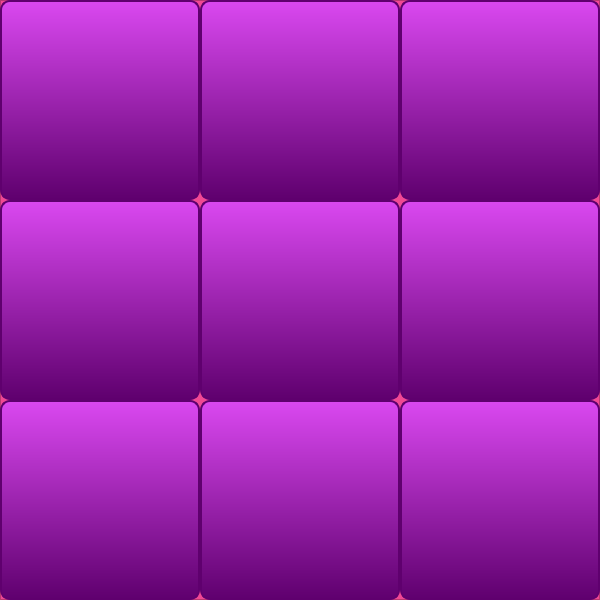
<?xml version="1.0" encoding="UTF-8"?>
<ui version="4.0">
 <class>MainWindow</class>
 <widget class="QMainWindow" name="MainWindow">
  <property name="geometry">
   <rect>
    <x>0</x>
    <y>0</y>
    <width>600</width>
    <height>600</height>
   </rect>
  </property>
  <property name="windowTitle">
   <string>MainWindow</string>
  </property>
  <property name="styleSheet">
   <string notr="true"/>
  </property>
  <widget class="QWidget" name="centralwidget">
   <property name="styleSheet">
    <string notr="true"/>
   </property>
   <widget class="QPushButton" name="X1">
    <property name="geometry">
     <rect>
      <x>0</x>
      <y>0</y>
      <width>200</width>
      <height>200</height>
     </rect>
    </property>
    <property name="cursor">
     <cursorShape>PointingHandCursor</cursorShape>
    </property>
    <property name="mouseTracking">
     <bool>false</bool>
    </property>
    <property name="styleSheet">
     <string notr="true">QPushButton {
    background-color: qlineargradient(x1:0, y1:0, x2:0, y2:1, stop:0 #DA48F0, stop:1 #5F006E);
    border-style: solid;
    border-width: 2px;
    border-color: #5F006E;
    border-radius: 10px;
    color: #F0ACEB;
    font-size: 18px;
    padding: 10px;
}
QPushButton:hover {
    background-color: qlineargradient(x1:0, y1:0, x2:0, y2:1, stop:0 #D34BED, stop:1 #67004D);
    border-color: #67004D;
}
QPushButton:pressed {
    background-color: #5F006E;
    border-color: #5F006E;
}</string>
    </property>
    <property name="text">
     <string/>
    </property>
   </widget>
   <widget class="QPushButton" name="X2">
    <property name="geometry">
     <rect>
      <x>200</x>
      <y>0</y>
      <width>200</width>
      <height>200</height>
     </rect>
    </property>
    <property name="font">
     <font>
      <pointsize>-1</pointsize>
     </font>
    </property>
    <property name="cursor">
     <cursorShape>PointingHandCursor</cursorShape>
    </property>
    <property name="styleSheet">
     <string notr="true">QPushButton {
    background-color: qlineargradient(x1:0, y1:0, x2:0, y2:1, stop:0 #DA48F0, stop:1 #5F006E);
    border-style: solid;
    border-width: 2px;
    border-color: #5F006E;
    border-radius: 10px;
    color: #F0ACEB;
    font-size: 18px;
    padding: 10px;
}
QPushButton:hover {
    background-color: qlineargradient(x1:0, y1:0, x2:0, y2:1, stop:0 #D34BED, stop:1 #67004D);
    border-color: #67004D;
}
QPushButton:pressed {
    background-color: #5F006E;
    border-color: #5F006E;
}</string>
    </property>
    <property name="text">
     <string/>
    </property>
   </widget>
   <widget class="QPushButton" name="X3">
    <property name="geometry">
     <rect>
      <x>400</x>
      <y>0</y>
      <width>200</width>
      <height>200</height>
     </rect>
    </property>
    <property name="cursor">
     <cursorShape>PointingHandCursor</cursorShape>
    </property>
    <property name="styleSheet">
     <string notr="true">QPushButton {
    background-color: qlineargradient(x1:0, y1:0, x2:0, y2:1, stop:0 #DA48F0, stop:1 #5F006E);
    border-style: solid;
    border-width: 2px;
    border-color: #5F006E;
    border-radius: 10px;
    color: #F0ACEB;
    font-size: 18px;
    padding: 10px;
}
QPushButton:hover {
    background-color: qlineargradient(x1:0, y1:0, x2:0, y2:1, stop:0 #D34BED, stop:1 #67004D);
    border-color: #67004D;
}
QPushButton:pressed {
    background-color: #5F006E;
    border-color: #5F006E;
}</string>
    </property>
    <property name="text">
     <string/>
    </property>
   </widget>
   <widget class="QPushButton" name="Y1">
    <property name="geometry">
     <rect>
      <x>0</x>
      <y>200</y>
      <width>200</width>
      <height>200</height>
     </rect>
    </property>
    <property name="cursor">
     <cursorShape>PointingHandCursor</cursorShape>
    </property>
    <property name="styleSheet">
     <string notr="true">QPushButton {
    background-color: qlineargradient(x1:0, y1:0, x2:0, y2:1, stop:0 #DA48F0, stop:1 #5F006E);
    border-style: solid;
    border-width: 2px;
    border-color: #5F006E;
    border-radius: 10px;
    color: #F0ACEB;
    font-size: 18px;
    padding: 10px;
}
QPushButton:hover {
    background-color: qlineargradient(x1:0, y1:0, x2:0, y2:1, stop:0 #D34BED, stop:1 #67004D);
    border-color: #67004D;
}
QPushButton:pressed {
    background-color: #5F006E;
    border-color: #5F006E;
}</string>
    </property>
    <property name="text">
     <string/>
    </property>
   </widget>
   <widget class="QPushButton" name="Y2">
    <property name="geometry">
     <rect>
      <x>200</x>
      <y>200</y>
      <width>200</width>
      <height>200</height>
     </rect>
    </property>
    <property name="cursor">
     <cursorShape>PointingHandCursor</cursorShape>
    </property>
    <property name="styleSheet">
     <string notr="true">QPushButton {
    background-color: qlineargradient(x1:0, y1:0, x2:0, y2:1, stop:0 #DA48F0, stop:1 #5F006E);
    border-style: solid;
    border-width: 2px;
    border-color: #5F006E;
    border-radius: 10px;
    color: #F0ACEB;
    font-size: 18px;
    padding: 10px;
}
QPushButton:hover {
    background-color: qlineargradient(x1:0, y1:0, x2:0, y2:1, stop:0 #D34BED, stop:1 #67004D);
    border-color: #67004D;
}
QPushButton:pressed {
    background-color: #5F006E;
    border-color: #5F006E;
}</string>
    </property>
    <property name="text">
     <string/>
    </property>
   </widget>
   <widget class="QPushButton" name="Y3">
    <property name="geometry">
     <rect>
      <x>400</x>
      <y>200</y>
      <width>200</width>
      <height>200</height>
     </rect>
    </property>
    <property name="cursor">
     <cursorShape>PointingHandCursor</cursorShape>
    </property>
    <property name="styleSheet">
     <string notr="true">QPushButton {
    background-color: qlineargradient(x1:0, y1:0, x2:0, y2:1, stop:0 #DA48F0, stop:1 #5F006E);
    border-style: solid;
    border-width: 2px;
    border-color: #5F006E;
    border-radius: 10px;
    color: #F0ACEB;
    font-size: 18px;
    padding: 10px;
}
QPushButton:hover {
    background-color: qlineargradient(x1:0, y1:0, x2:0, y2:1, stop:0 #D34BED, stop:1 #67004D);
    border-color: #67004D;
}
QPushButton:pressed {
    background-color: #5F006E;
    border-color: #5F006E;
}</string>
    </property>
    <property name="text">
     <string/>
    </property>
   </widget>
   <widget class="QPushButton" name="Z1">
    <property name="geometry">
     <rect>
      <x>0</x>
      <y>400</y>
      <width>200</width>
      <height>200</height>
     </rect>
    </property>
    <property name="cursor">
     <cursorShape>PointingHandCursor</cursorShape>
    </property>
    <property name="styleSheet">
     <string notr="true">QPushButton {
    background-color: qlineargradient(x1:0, y1:0, x2:0, y2:1, stop:0 #DA48F0, stop:1 #5F006E);
    border-style: solid;
    border-width: 2px;
    border-color: #5F006E;
    border-radius: 10px;
    color: #F0ACEB;
    font-size: 18px;
    padding: 10px;
}
QPushButton:hover {
    background-color: qlineargradient(x1:0, y1:0, x2:0, y2:1, stop:0 #D34BED, stop:1 #67004D);
    border-color: #67004D;
}
QPushButton:pressed {
    background-color: #5F006E;
    border-color: #5F006E;
}</string>
    </property>
    <property name="text">
     <string/>
    </property>
   </widget>
   <widget class="QPushButton" name="Z2">
    <property name="geometry">
     <rect>
      <x>200</x>
      <y>400</y>
      <width>200</width>
      <height>200</height>
     </rect>
    </property>
    <property name="cursor">
     <cursorShape>PointingHandCursor</cursorShape>
    </property>
    <property name="styleSheet">
     <string notr="true">QPushButton {
    background-color: qlineargradient(x1:0, y1:0, x2:0, y2:1, stop:0 #DA48F0, stop:1 #5F006E);
    border-style: solid;
    border-width: 2px;
    border-color: #5F006E;
    border-radius: 10px;
    color: #F0ACEB;
    font-size: 18px;
    padding: 10px;
}
QPushButton:hover {
    background-color: qlineargradient(x1:0, y1:0, x2:0, y2:1, stop:0 #D34BED, stop:1 #67004D);
    border-color: #67004D;
}
QPushButton:pressed {
    background-color: #5F006E;
    border-color: #5F006E;
}</string>
    </property>
    <property name="text">
     <string/>
    </property>
   </widget>
   <widget class="QPushButton" name="Z3">
    <property name="geometry">
     <rect>
      <x>400</x>
      <y>400</y>
      <width>200</width>
      <height>200</height>
     </rect>
    </property>
    <property name="cursor">
     <cursorShape>PointingHandCursor</cursorShape>
    </property>
    <property name="styleSheet">
     <string notr="true">QPushButton {
    background-color: qlineargradient(x1:0, y1:0, x2:0, y2:1, stop:0 #DA48F0, stop:1 #5F006E);
    border-style: solid;
    border-width: 2px;
    border-color: #5F006E;
    border-radius: 10px;
    color: #F0ACEB;
    font-size: 18px;
    padding: 10px;
}
QPushButton:hover {
    background-color: qlineargradient(x1:0, y1:0, x2:0, y2:1, stop:0 #D34BED, stop:1 #67004D);
    border-color: #67004D;
}
QPushButton:pressed {
    background-color: #5F006E;
    border-color: #5F006E;
}</string>
    </property>
    <property name="text">
     <string/>
    </property>
   </widget>
   <widget class="QFrame" name="frame">
    <property name="geometry">
     <rect>
      <x>0</x>
      <y>0</y>
      <width>600</width>
      <height>600</height>
     </rect>
    </property>
    <property name="styleSheet">
     <string notr="true">background-color: #F04894
</string>
    </property>
    <property name="frameShape">
     <enum>QFrame::StyledPanel</enum>
    </property>
    <property name="frameShadow">
     <enum>QFrame::Raised</enum>
    </property>
   </widget>
   <zorder>frame</zorder>
   <zorder>X1</zorder>
   <zorder>X2</zorder>
   <zorder>X3</zorder>
   <zorder>Y1</zorder>
   <zorder>Y2</zorder>
   <zorder>Y3</zorder>
   <zorder>Z1</zorder>
   <zorder>Z2</zorder>
   <zorder>Z3</zorder>
  </widget>
 </widget>
 <resources/>
 <connections/>
</ui>
